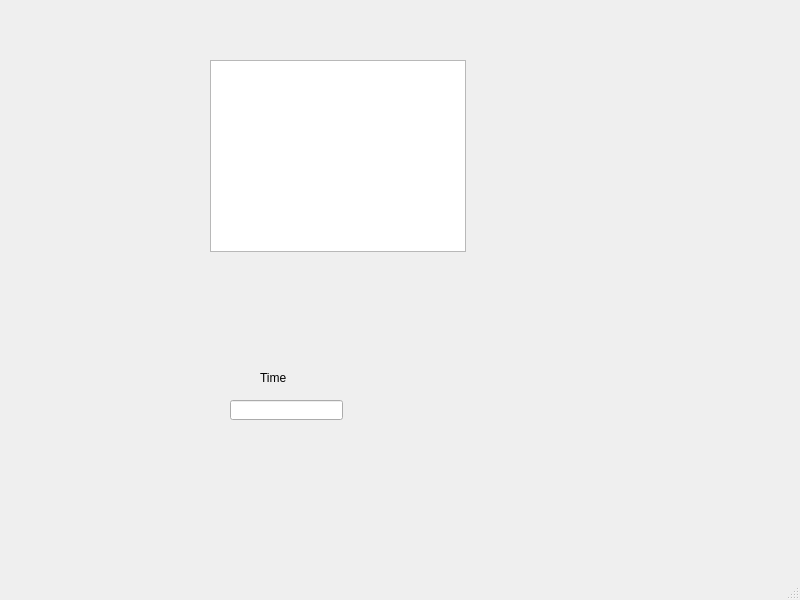
<?xml version="1.0" encoding="UTF-8"?>
<ui version="4.0">
 <class>MainWindow</class>
 <widget class="QMainWindow" name="MainWindow">
  <property name="geometry">
   <rect>
    <x>0</x>
    <y>0</y>
    <width>800</width>
    <height>600</height>
   </rect>
  </property>
  <property name="windowTitle">
   <string>MainWindow</string>
  </property>
  <widget class="QWidget" name="centralwidget">
   <widget class="QGraphicsView" name="graphicsView">
    <property name="geometry">
     <rect>
      <x>210</x>
      <y>60</y>
      <width>256</width>
      <height>192</height>
     </rect>
    </property>
   </widget>
   <widget class="QLabel" name="label">
    <property name="geometry">
     <rect>
      <x>260</x>
      <y>370</y>
      <width>161</width>
      <height>16</height>
     </rect>
    </property>
    <property name="text">
     <string>Time</string>
    </property>
   </widget>
   <widget class="QLineEdit" name="time_line_edit">
    <property name="geometry">
     <rect>
      <x>230</x>
      <y>400</y>
      <width>113</width>
      <height>20</height>
     </rect>
    </property>
   </widget>
  </widget>
  <widget class="QMenuBar" name="menubar">
   <property name="geometry">
    <rect>
     <x>0</x>
     <y>0</y>
     <width>800</width>
     <height>21</height>
    </rect>
   </property>
  </widget>
  <widget class="QStatusBar" name="statusbar"/>
 </widget>
 <resources/>
 <connections/>
</ui>
